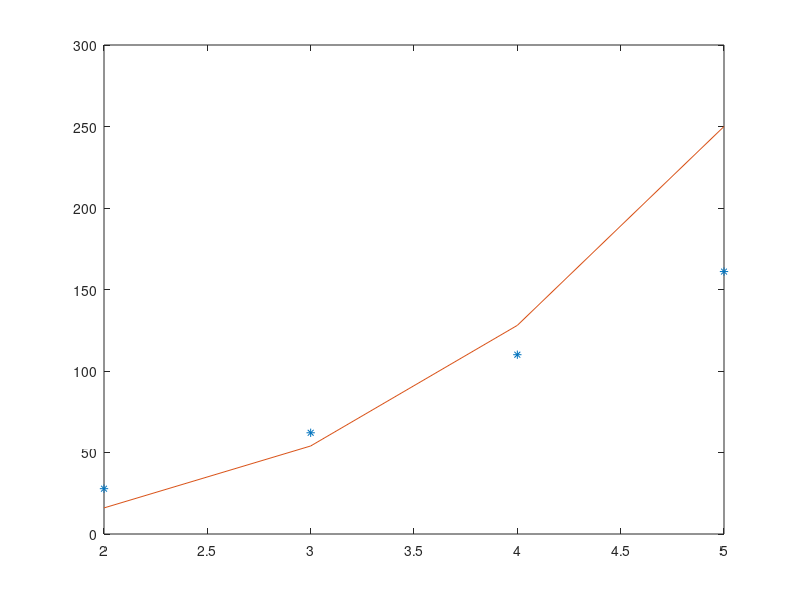

The MATLAB script that drew this image:
clc;clear;
x=[2 3 4 5];
y=[27.8 62.1 110 161];
n=4;
plot(x,y,'*')
X=log(x);
Y=log(y);
M=[n sum(X); sum(x) sum(X.^2)];
N=[sum(Y); sum(X.*Y)];
A=X(1);
B=X(2);
a=exp(A);
b=exp(B);
hold on
f=a.*x.^b
plot(x,f)